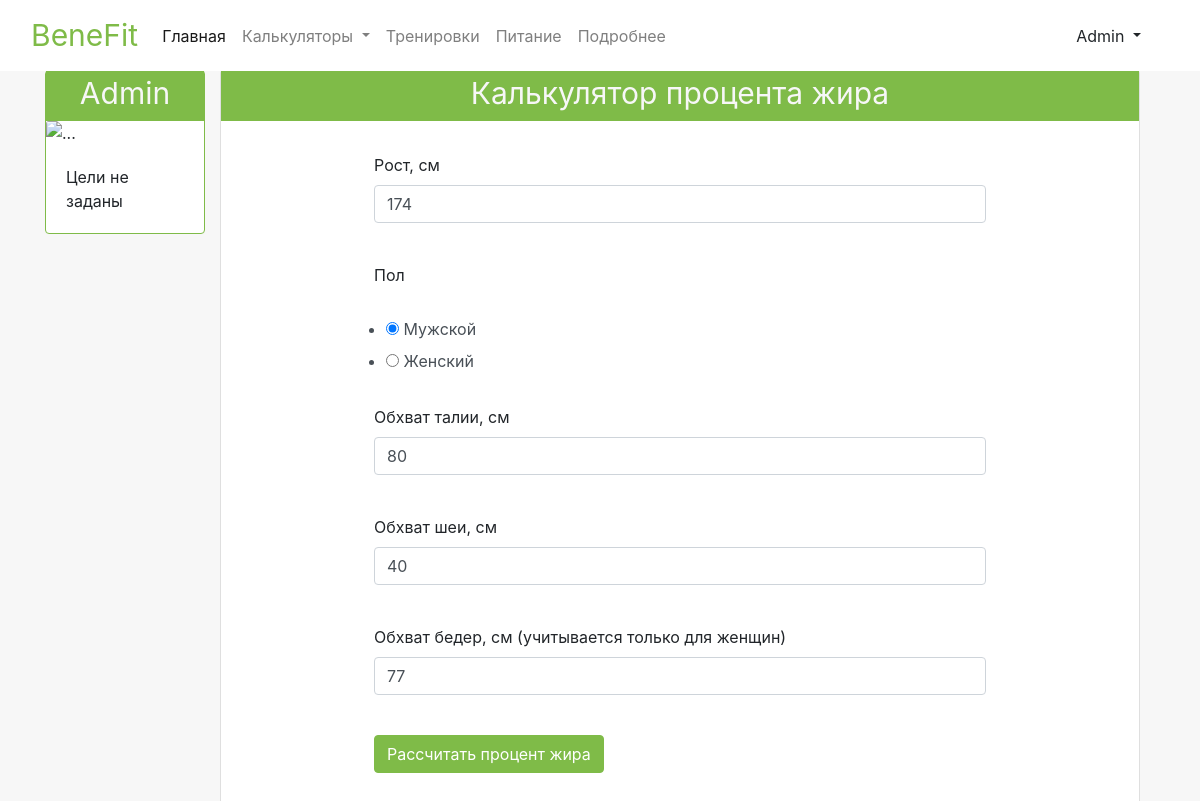
/calculators/body_fat (signed in), run on an earlier commit of the app's database.
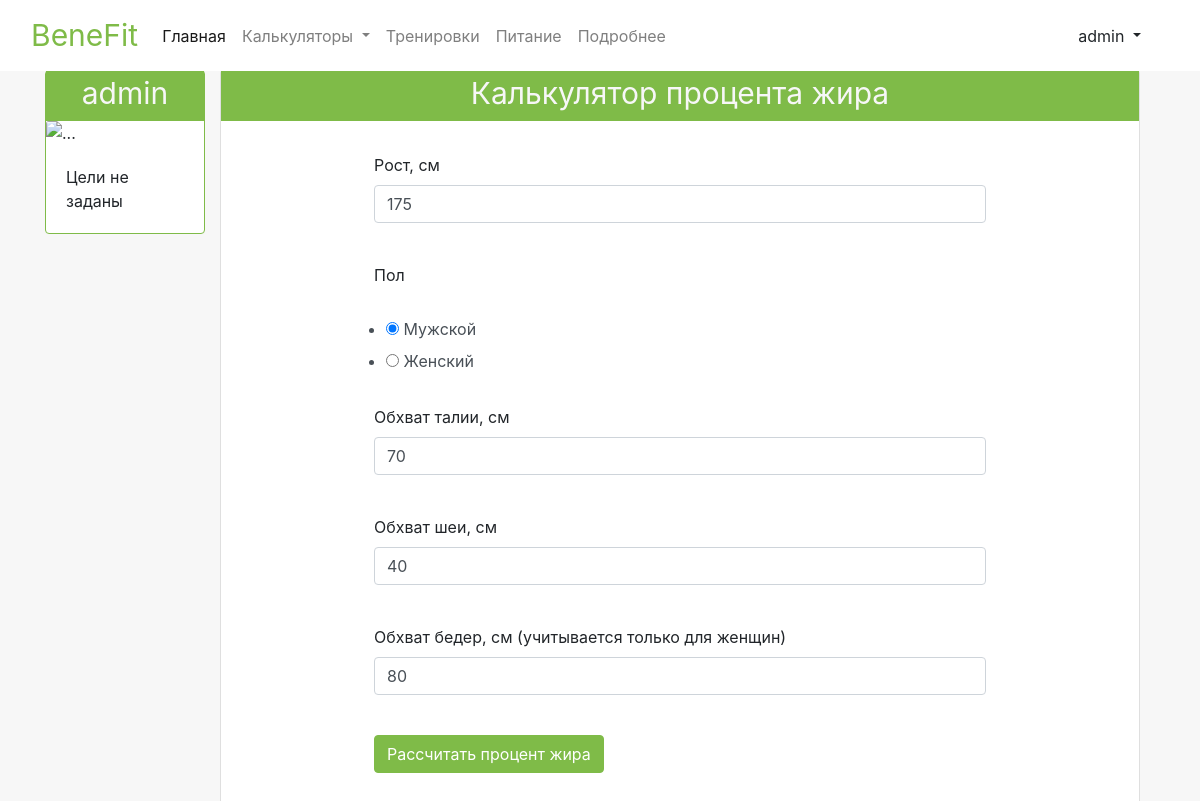
And on a later commit of the database.
### data/user_login.py (models this page shows, shortened)
class UserLogin(SqlAlchemyBase, UserMixin):
    __tablename__ = 'user_login'
    id = sqlalchemy.Column(sqlalchemy.Integer,
                           primary_key=True, autoincrement=True, nullable=True)
    name = sqlalchemy.Column(sqlalchemy.String, nullable=True)
    about = sqlalchemy.Column(sqlalchemy.String, nullable=True)
    email = sqlalchemy.Column(sqlalchemy.String,
                              index=True, unique=True, nullable=True)
    hashed_password = sqlalchemy.Column(sqlalchemy.String, nullable=True)
    created_date = sqlalchemy.Column(sqlalchemy.DateTime,
                                     default=datetime.datetime.now)
    user_inputs = orm.relation("UserInputs", back_populates='user_login')
    user_results = orm.relation("UserResults", back_populates='user_login')

### data/user_inputs.py (models this page shows)
class UserInputs(SqlAlchemyBase, SerializerMixin):
    __tablename__ = 'user_inputs'
    user_id = sqlalchemy.Column(sqlalchemy.Integer,
                                sqlalchemy.ForeignKey("user_login.id"),
                                primary_key=True, autoincrement=True, nullable=True)
    height = sqlalchemy.Column(sqlalchemy.Integer, nullable=True)
    weight = sqlalchemy.Column(sqlalchemy.Integer, nullable=True)
    age = sqlalchemy.Column(sqlalchemy.Integer, nullable=True)
    gender = sqlalchemy.Column(sqlalchemy.String, nullable=True)
    activity = sqlalchemy.Column(sqlalchemy.Integer, nullable=True)
    wrists = sqlalchemy.Column(sqlalchemy.Integer, nullable=True)
    waist = sqlalchemy.Column(sqlalchemy.Integer, nullable=True)
    neck = sqlalchemy.Column(sqlalchemy.Integer, nullable=True)
    hip = sqlalchemy.Column(sqlalchemy.Integer, nullable=True)
    user_login = orm.relation('UserLogin')

### main.py (the view, shortened to what this page needs)
@app.route("/calculators/body_fat", methods=['GET', "POST"])
def body_fat_calculator_page():
    form = BodyFatCalculatorForm()
    if form.gender == "Женский":
        print('female')
    if current_user.is_authenticated:
        db_sess = db_session.create_session()
        current_user_inputs = db_sess.query(UserInputs).filter(
            UserInputs.user_id == current_user.id).first()
        form.height.data = current_user_inputs.height
        form.waist.data = current_user_inputs.waist
        form.neck.data = current_user_inputs.neck
        form.hip.data = current_user_inputs.hip
        form.gender.data = current_user_inputs.gender
    return render_template("body_fat_calculator.html",
                           title='Калькулятор процента жира', form=form)

### forms/body_fat_calculator_form.py
class BodyFatCalculatorForm(FlaskForm):
    height = IntegerField('Рост, см', validators=[DataRequired()])
    gender = RadioField('Пол', choices=['Мужской', 'Женский'])
    waist = IntegerField('Обхват талии, см', validators=[DataRequired()])
    neck = IntegerField('Обхват шеи, см', validators=[DataRequired()])
    hip = IntegerField('Обхват бедер, см (учитывается только для женщин)', validators=[DataRequired()])
    submit = SubmitField('Рассчитать процент жира')

### data/db_session.py (called while the page is built)
def create_session() -> Session:
    global __factory
    return __factory()

### main.py (called while the page is built)
@login_manager.user_loader
def load_user(user_id):
    db_sess = db_session.create_session()
    return db_sess.query(UserLogin).get(user_id)

### templates/body_fat_calculator.html (shortened to what this page needs)
{% extends "calculator_template.html" %}
{% block calculator_content %}
          <p>
              {{ form.height.label }}<br>
              {{ form.height(class="form-control", type="number", min='60', max='250') }}<br>
          </p>
          <p>
              {{ form.gender.label }}<br>
              {{ form.gender(class="form-control form-field-gender", type="string") }}<br>
          </p>
        	<p>
        	    {{ form.waist.label }}<br>
        	    {{ form.waist(class="form-control", type="number, min='50', max='100'") }}<br>
        	</p>
          <p>
              {{ form.neck.label }}<br>
              {{ form.neck(class="form-control", type="number", min='30', max='50') }}<br>
          </p>
            <p>
              {{ form.hip.label }}<br>
              {{ form.hip(class="form-control", type="number, min='70', max='130'") }}<br>
          </p>
        	<p>{{ form.submit(type="submit", class="btn calculator-btn") }}</p>
{% endblock %}

### templates/base.html (shortened to what this page needs)
<!doctype html>
<html lang="en">
<head>
    <link rel="stylesheet"
          href="https://stackpath.bootstrapcdn.com/bootstrap/4.4.1/css/bootstrap.min.css"
>
    <link rel="stylesheet"
          href="../static/css/style.css">
</head>
<body>
  <nav class="navbar navbar-expand-lg navbar-light bg-light nav fixed-top">
  <div class="container-fluid">
    <a class="nav-brand navbar-brand" href="/">BeneFit</a>
    <div class="collapse navbar-collapse" id="navbarNavDropdown">
      <ul class="navbar-nav">
        <li class="nav-item">
          <a class="nav-link active" aria-current="page" href="/">Главная</a>
        </li>
        <li class="nav-item dropdown">
          <a class="nav-link dropdown-toggle" href="#" id="navbarDropdownMenuLink" role="button" data-bs-toggle="dropdown" aria-expanded="false">
          Калькуляторы
          </a>
        </li>
        <li class="nav-item">
          <a class="nav-link" href="#">Тренировки</a>
        </li>
        <li class="nav-item">
          <a class="nav-link" href="#">Питание</a>
        </li>
        <li class="nav-item">
          <a class="nav-link" href="#">Подробнее</a>
        </li>
      </ul>
      <div class="container-fluid">
        <form class="d-flex flex-space-between">
              {% if current_user.is_authenticated %}
    <div class="btn-group dropstart">
  <a type="button" class="btn dropdown-toggle" data-bs-toggle="dropdown" aria-expanded="false">
    {{ current_user.name }}
  </a>
</div>
{% else %}
    <p>
        <a class="btn nav-btn-reg" href="/register">Зарегистрироваться</a>
        <a class="btn nav-btn-auth" href="/login">Войти</a>
    </p>
{% endif %}
        </form>
      </div>
    </div>
  </div>
</nav>
<main role="main" >
  <div  class="container">
    <div class="row">
      <div class="col-md-2 col-sm-3 col-xs-12 sidebar">
        <div class="card sidebar-card" style="width: 100%;">
          <div class="card-head sidebar-card-head">{{ current_user.name }}</div>
          <img src="https://avatars.yandex.net/get-yapic/0/0-0/islands-retina-50" class="card-img-top" alt="...">
          <div class="card-body sidebar-card-body">
            <p class="card-text">Цели не заданы</p>
          </div>
        </div>
      </div>
      <div class="col-md-10 col-sm-9 content">
        {% block content %}{% endblock %}
      </div>
    </div>
  </div>
</main>
</body>
</html>

What changed in the data, as far as the page shows it:
changed UserLogin: name "Admin" → "admin"
changed UserInputs "☑ Мужской ☐ Женский": height "174" → "175"; waist "80" → "70"; hip "77" → "80"
